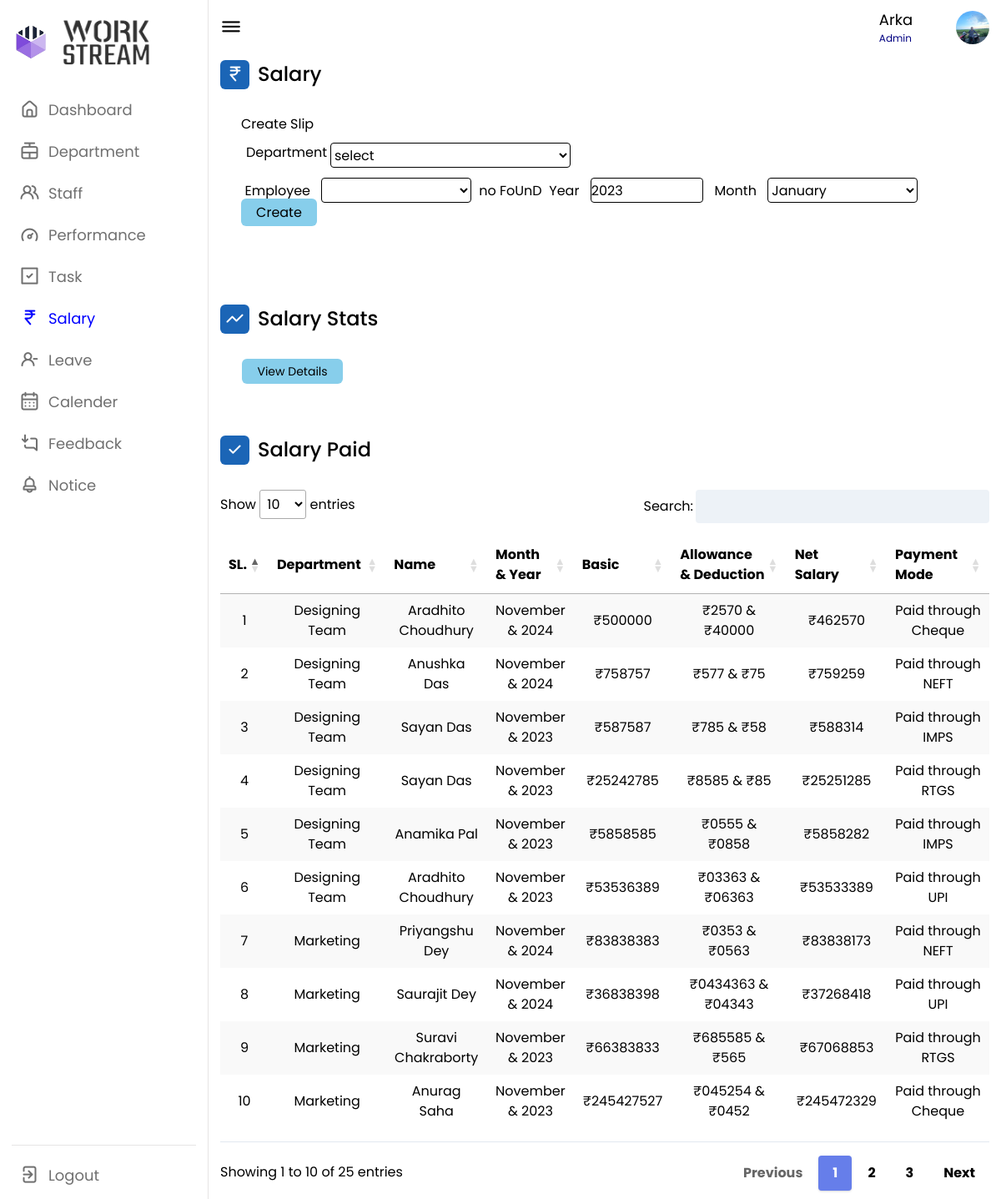
Screenshot of /admin/salary.php (signed in) with the database file from the repository.
### tables this page shows
CREATE TABLE `salary` (
  `id` int(35) NOT NULL,
  `deptm` varchar(255) NOT NULL,
  `man` text NOT NULL,
  `name` varchar(255) NOT NULL,
  `year` varchar(255) NOT NULL,
  `month` varchar(255) NOT NULL,
  `allowance` varchar(255) NOT NULL,
  `allo_amount` varchar(255) NOT NULL,
  `deduction` varchar(255) NOT NULL,
  `ded_amount` varchar(255) NOT NULL,
  `basic` varchar(255) NOT NULL,
  `total_allo` varchar(255) NOT NULL,
  `total_ded` varchar(255) NOT NULL,
  `net_salary` varchar(255) NOT NULL,
  `mode` varchar(255) NOT NULL,
  `dt` timestamp NOT NULL DEFAULT current_timestamp()
);

### admin/salary.php (the view, shortened to what this page needs)
<?php
include '../conn.php';
$email = $_SESSION["email"];
$data2 = mysqli_query($conn, "SELECT * FROM admin_login WHERE `email`='$email';");
$nxm = mysqli_fetch_array($data2);
$nx = $nxm['name'];
$data3 = mysqli_query($conn, "SELECT * FROM salary ORDER BY id DESC;");
?>
<!DOCTYPE html>
<html lang="en">
<head>
    <link rel="stylesheet" href="style.css">
    <link rel="stylesheet" href="https://unicons.iconscout.com/release/v4.0.0/css/line.css">
    <link href="https://unpkg.com/tailwindcss@2.2.19/dist/tailwind.min.css" rel=" stylesheet">
    <link href="https://cdn.datatables.net/1.10.19/css/jquery.dataTables.min.css" rel="stylesheet">
    <link href="https://cdn.datatables.net/responsive/2.2.3/css/responsive.dataTables.min.css" rel="stylesheet">
</head>
<body>
    <nav>
        <div class="logo-name">
            <div class="logo-image">
                <img src="logo1.png" alt="p8">
            </div>
            <div class="logo-image2">
                <img src="logo2.png" alt="" id="p9">
            </div>
        </div>
        <div class="menu-items">
            <ul class="nav-links">
                <li><a href="dashboard.php">
                        <i class="uil uil-estate"></i>
                        <span class="link-name">Dashboard</span>
                    </a></li>
                <li><a href="dept.php">
                        <i class="uil uil-rope-way"></i>
                        <span class="link-name">Department</span>
                    </a></li>
                <li><a href="staff.php">
                        <i class="uil uil-users-alt"></i>
                        <span class="link-name">Staff</span>
                    </a></li>
                <li><a href="performance.php">
                        <i class="uil uil-tachometer-fast-alt"></i>
                        <span class="link-name">Performance</span>
                    </a></li>
                <li><a href="task.php">
                        <i class="uil uil-check-square"></i>
                        <span class="link-name">Task</span>
                    </a></li>
                <li><a href="salary.php">
                        <i class="uil uil-rupee-sign" style="color: blue;"></i>
                        <span class="link-name" style="color: blue;">Salary</span>
                    </a></li>
                <li><a href="leave.php">
                        <i class="uil uil-user-minus"></i>
                        <span class="link-name">Leave</span>
                    </a></li>
                <li><a href="calander.php">
                        <i class="uil uil-calendar-alt"></i>
                        <span class="link-name">Calender</span>
                    </a></li>
                <li><a href="feedback.php">
                        <i class="uil uil-comment-alt-download"></i>
                        <span class="link-name">Feedback</span>
                    </a></li>
                <li><a href="notice.php">
                        <i class="uil uil-bell"></i>
                        <span class="link-name">Notice</span>
                    </a></li>
            </ul>
            <br><br>
            <br><br>
            <ul class="logout-mode11">
                <li><a href="out.php">
                        <i class="uil uil-signout"></i>
                        <span class="link-name" class="df">Logout</span>
                    </a></li>
            </ul>
        </div>
    </nav>
    <section class="dashboard">
        <div class="top">
            <i class="uil uil-bars sidebar-toggle"></i>
            <div class="search-box">
                <input type="text" id="search_bar" name="search_bar" readonly style="border: #fff;">
            </div>
            <div class="nm">
                <h4 class="re"> <?php echo $nx; ?></h4>
                <h5 class="er">Admin</h5>
            </div>
            <img src="1.jpg" alt="eror">
        </div>
        <div class="dash-content">
            <div class="overview">
                <div class="title">
                    <i class="uil uil-rupee-sign"></i>
                    <span class="text">Salary</span>
                </div>
            </div>
        </div>
        <h3 style=" margin-left: 25px; margin-bottom: 10px; color: var(--text-color);">Create Slip</h3>
        <div id="alt0">
            <form action="" method="post" id="sf" style="color: var(--text-color);">
                <label for="deptm">Department</label>
                <select name="deptm" id="bigo" style="color: var(--text-color);  border: 1px solid black; border-radius: 4px;" required>
                    <option value="">select</option>
                </select>
            </form>
        </div>
        <div id="alt1" style="color: var(--text-color);">
            <form action="salary_load.php" method="POST" class="m1">
                <label for="name">Employee</label>
                <select name="name" id="n3" style=" border: 1px solid black; border-radius: 4px;" required>
                    <?php
                    $selectedValue = $_POST['selectedValue'];
                    ?>
                </select>
                <?php
                $orange =  mysqli_query($conn, "SELECT * FROM dept WHERE deptm='$selectedValue';");
                if ($tree = mysqli_num_rows($orange) > 0) {
                    $e = 0;
                    while ($gach = mysqli_fetch_array($orange)) {
                ?>
                        <input type="text" name="selectedValue2" id="forest2" value="<?php echo $gach['deptm']; ?>" readonly="readonly">
                <?php
                        $e++;
                    }
                } else {
                    echo "no FoUnD";
                }
                ?>
                <label for="year">Year</label>
                <input type="number" name="year" min="2018" max="2050" value="2023" step="1" required style=" border: 1px solid black; border-radius: 4px;">
                <label for="month">Month</label>
                <select name="month" id="" style=" border: 1px solid black; border-radius: 4px;" required>
                    <option value="January">January</option>
                </select>
                <buttom id="btn" onclick="katla();">Create</buttom>
        </div>
        <br>
        <div class="dash-content">
            <div class="overview">
                <div class="title">
                    <i class="uil uil-analysis"></i>
                    <span class="text">Salary Stats</span>
                </div>
            </div>
        </div>
        <a href="salary_stat.php">
            <button id="btnxc" type="submit">View Details</button>
        </a>
        <div class="dash-content">
            <div class="overview">
                <div class="title">
                    <i class="uil uil-check"></i>
                    <span class="text">Salary Paid</span>
                </div>
                <table id="example" class="stripe hover" style="width:100%; padding-top: 1em;  padding-bottom: 1em;">
                    <thead>
                        <tr>
                            <th>SL.</th>
                            <th>Department</th>
                            <th>Name</th>
                            <th>Month & Year</th>
                            <th>Basic</th>
                            <th>Allowance & Deduction</th>
                            <th>Net Salary</th>
                            <th>Payment Mode</th>
                        </tr>
                    </thead>
                    <tbody>
                        <div class="">
                            <?php
                            if ($total3 = mysqli_num_rows($data3) > 0) {
                                while ($result3 = mysqli_fetch_array($data3)) {
                            ?>
                                    <tr style="text-align: center;" id="<?php echo $result3['name']; ?>">
                                        <td> <?php echo $result3['id']; ?> </td>
                                        <td> <?php echo $result3['deptm']; ?> </td>
                                        <td> <?php echo $result3['name']; ?> </td>
                                        <td> <?php echo $result3['month']; ?> & <?php echo $result3['year']; ?> </td>
                                        <td>₹<?php echo $result3['basic']; ?> </td>
                                        <td>₹<?php echo $result3['total_allo']; ?> & ₹<?php echo $result3['total_ded']; ?> </td>
                                        <td>₹<?php echo $result3['net_salary']; ?> </td>
                                        <td> Paid through <?php echo $result3['mode']; ?> </td>
                                    </tr>
                            <?php
                                }
                            } else {
                                echo "no FoUnD";
                            }
                            ?>
                        </div>
                    </tbody>
                </table>
            </div>
        </div>
    </section>
</body>
</html>

### admin/style.css (style rules this page uses)
* { margin: 0; padding: 0; box-sizing: border-box; font-family: 'Poppins', sans-serif; }
:root { --panel-color: #FFF; --text-color: #000; --black-light-color: #707070; --border-color: #e6e5e5; --toggle-color: #DDD; --box1-color: #4DA3FF; --box2-color: #FFE6AC; --box3-color: #E7D1FC; --title-icon-color: #fff; --tran-05: all 0.5s ease; --tran-03: all 0.3s ease; --tran-03: all 0.2s ease; }
body { min-height: 100vh; background-color: var(--primary-color); }
nav { position: fixed; top: 0; left: 0; height: 100%; width: 250px; padding: 10px 14px; background-color: var(--panel-color); border-right: 1px solid var(--border-color); transition: var(--tran-05); }
nav .logo-name { display: flex; align-items: center; }
nav .logo-image { display: flex; justify-content: center; min-width: 45px; }
nav .logo-image img { width: 40px; object-fit: cover; border-radius: 50%; }
nav .menu-items { margin-top: 40px; height: calc(100% - 110px); display: flex; flex-direction: column; justify-content: space-between; }
.menu-items li { list-style: none; }
.menu-items li a { display: flex; align-items: center; height: 50px; text-decoration: none; position: relative; }
.menu-items li a i { font-size: 24px; min-width: 45px; height: 100%; display: flex; align-items: center; justify-content: center; color: var(--black-light-color); }
.menu-items li a .link-name { font-size: 18px; font-weight: 400; color: var(--black-light-color); transition: var(--tran-05); }
.dashboard { position: relative; left: 250px; background-color: var(--panel-color); min-height: 100vh; width: calc(100% - 250px); padding: 10px 14px; transition: var(--tran-05); }
.dashboard .top { position: fixed; top: 0; left: 250px; display: flex; width: calc(100% - 250px); justify-content: space-between; align-items: center; padding: 10px 14px; background-color: var(--panel-color); transition: var(--tran-05); z-index: 10; }
.dashboard .top .sidebar-toggle { font-size: 26px; color: var(--text-color); cursor: pointer; }
.dashboard .top .search-box { position: relative; height: 45px; max-width: 600px; width: 100%; margin: 0 30px; }
.top .search-box input { position: absolute; border: 1px solid var(--border-color); background-color: var(--panel-color); padding: 0 25px 0 50px; border-radius: 5px; height: 100%; width: 100%; color: var(--text-color); font-size: 15px; font-weight: 400; outline: none; }
.top img { width: 40px; border-radius: 50%; height: 40px; }
.dashboard .dash-content { padding-top: 50px; }
.dash-content .title { display: flex; align-items: center; margin: 60px 0 30px 0; }
.dash-content .title i { position: relative; height: 35px; width: 35px; background-color: #1b65b6; border-radius: 6px; color: var(--title-icon-color); display: flex; align-items: center; justify-content: center; font-size: 24px; }
.dash-content .title .text { font-size: 24px; font-weight: 500; color: var(--text-color); margin-left: 10px; }
#p9 { height: 30px; width: 250px; }

### rows the page displays
salary: id "10", deptm "Marketing", name "Anurag Saha", month "November", year "2023", basic "245427527", total_allo "045254", total_ded "0452", net_salary "245472329", mode "Cheque"
salary: id "9", deptm "Marketing", name "Suravi Chakraborty", month "November", year "2023", basic "66383833", total_allo "685585", total_ded "565", net_salary "67068853", mode "RTGS"
salary: id "8", deptm "Marketing", name "Saurajit Dey", month "November", year "2024", basic "36838398", total_allo "0434363", total_ded "04343", net_salary "37268418", mode "UPI"
salary: id "7", deptm "Marketing", name "Priyangshu Dey", month "November", year "2024", basic "83838383", total_allo "0353", total_ded "0563", net_salary "83838173", mode "NEFT"
salary: id "6", deptm "Designing Team", name "Aradhito Choudhury", month "November", year "2023", basic "53536389", total_allo "03363", total_ded "06363", net_salary "53533389", mode "UPI"
salary: id "5", deptm "Designing Team", name "Anamika Pal", month "November", year "2023", basic "5858585", total_allo "0555", total_ded "0858", net_salary "5858282", mode "IMPS"
salary: id "4", deptm "Designing Team", name "Sayan Das", month "November", year "2023", basic "25242785", total_allo "8585", total_ded "85", net_salary "25251285", mode "RTGS"
salary: id "3", deptm "Designing Team", name "Sayan Das", month "November", year "2023", basic "587587", total_allo "785", total_ded "58", net_salary "588314", mode "IMPS"
salary: id "2", deptm "Designing Team", name "Anushka Das", month "November", year "2024", basic "758757", total_allo "577", total_ded "75", net_salary "759259", mode "NEFT"
salary: id "1", deptm "Designing Team", name "Aradhito Choudhury", month "November", year "2024", basic "500000", total_allo "2570", total_ded "40000", net_salary "462570", mode "Cheque"

### other values shown
$nx "Arka"
